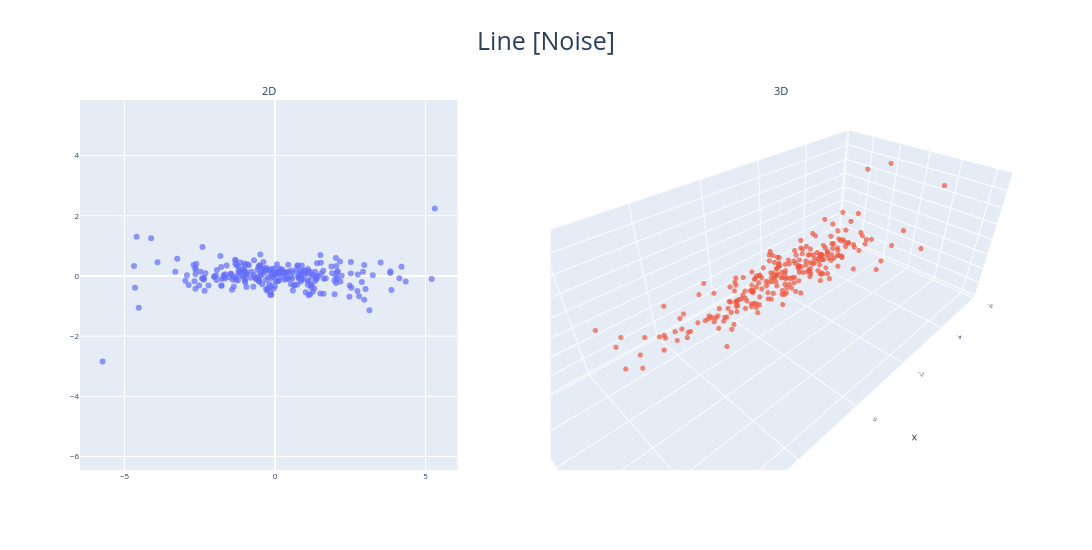

Notebook code for this chart:
### Markdown cell above
#### Line [Noise]

### Code cell
sample = 'Line [Noise]'
visualize_coordinates(
    coords_2d=coorditanates_dict[sample]['2d_coordinates'],
    coords_3d=coorditanates_dict[sample]['3d_coordinates'],
    title=sample,
)

### Figure 1 — Plotly figure (JSON) as saved in the notebook; plotly's stock layout.template omitted (floating-point values rounded to 4 significant figures; data arrays with more than 128 entries replaced by an {"elided": "..."} marker saying what was removed)
{"data": [{"marker": {"colorscale": [[0, "#440154"], [0.1111, "#482878"], [0.2222, "#3e4989"], [0.3333, "#31688e"], [0.4444, "#26828e"], [0.5556, "#1f9e89"], [0.6667, "#35b779"], [0.7778, "#6ece58"], [0.8889, "#b5de2b"], [1, "#fde725"]], "opacity": 0.7, "size": 6}, "mode": "markers", "type": "scatter", "x": {"elided": "250 float values"}, "xaxis": "x", "y": {"elided": "250 float values"}, "yaxis": "y"}, {"marker": {"colorscale": [[0, "#440154"], [0.1111, "#482878"], [0.2222, "#3e4989"], [0.3333, "#31688e"], [0.4444, "#26828e"], [0.5556, "#1f9e89"], [0.6667, "#35b779"], [0.7778, "#6ece58"], [0.8889, "#b5de2b"], [1, "#fde725"]], "opacity": 0.7, "size": 3}, "mode": "markers", "scene": "scene", "type": "scatter3d", "x": {"elided": "250 float values"}, "y": {"elided": "250 float values"}, "z": {"elided": "250 float values"}}], "layout": {"annotations": [{"font": {"size": 11}, "showarrow": false, "text": "2D", "x": 0.2025, "xanchor": "center", "xref": "paper", "y": 1, "yanchor": "bottom", "yref": "paper"}, {"font": {"size": 11}, "showarrow": false, "text": "3D", "x": 0.7525, "xanchor": "center", "xref": "paper", "y": 1, "yanchor": "bottom", "yref": "paper"}], "font": {"size": 9}, "height": 550, "scene": {"aspectmode": "auto", "aspectratio": {"x": 1.84, "y": 0.8482, "z": 0.6406}, "camera": {"eye": {"x": 1, "y": 1, "z": 1}}, "domain": {"x": [0.505, 1], "y": [0, 1]}, "xaxis": {"tickfont": {"size": 8}, "type": "linear"}, "yaxis": {"tickfont": {"size": 8}, "type": "linear"}, "zaxis": {"tickfont": {"size": 8}, "type": "linear"}}, "showlegend": false, "title": {"font": {"size": 25}, "text": "Line [Noise]", "x": 0.5}, "width": 1100, "xaxis": {"anchor": "y", "autorange": true, "domain": [0, 0.405], "range": [-6.478, 6.06], "scaleanchor": "y", "scaleratio": 1, "tickfont": {"size": 8}, "type": "linear"}, "yaxis": {"anchor": "x", "autorange": true, "domain": [0, 1], "range": [-6.395, 5.791], "tickfont": {"size": 8}, "type": "linear"}}}
